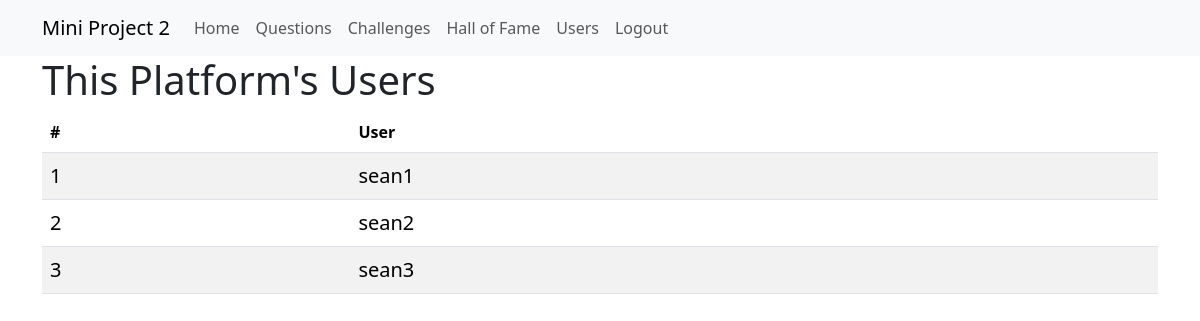
Screenshot of /users (signed in) with the database file from the repository.
### app/models.py (models this page shows, shortened)
class User(UserMixin, db.Model):
	__tablename__ = 'user'
	id = db.Column(db.Integer, primary_key=True)
	username = db.Column(db.String(64), index=True, unique=True)
	password_hash = db.Column(db.String(128))
	questions = db.relationship('Question', backref='from_user',
								lazy='dynamic')
	challenges = db.relationship('Challenge', secondary=association_table,
								backref=db.backref('to_user'),
								lazy='dynamic')
	records = db.relationship('TimeRecord',
								backref=db.backref('user_challenge'),
								lazy='dynamic')

### app/routes.py (the view)
@application.route('/users')
@login_required
def users():
	users = User.query.all()
	mergesort(users, lambda item: item.username)
	usernames = [u.username for u in users]
	return render_template('users.html', title='Users',
							users=usernames)

### app/models.py (called while the page is built)
@login.user_loader
def load_user(id):
	return User.query.get(int(id))

### app/serverlibrary.py (called while the page is built)
def mergesort(array, byfunc=None):
  if len(array) > 1:
    mid = len(array)//2
    left = array[:mid]
    right = array[mid:]
    mergesort(left, byfunc)
    mergesort(right, byfunc)
    i = j = k = 0
    while (i < len(left)) and (j < len(right)):
      if byfunc(left[i]) <= byfunc(right[j]):
        array[k] = left[i]
        i += 1
      else:
        array[k] = right[j]
        j += 1
      k += 1
    while (i < len(left)):
      array[k] = left[i]
      i += 1
      k += 1
    while (j < len(right)):
      array[k] = right[j]
      j += 1
      k += 1
    return array

### app/templates/users.html
{% extends "base.html" %}
{% block app_content %}
<h1>This Platform's Users</h1>
<table class="table table-striped" >
  <thead>
    <tr>
      <th scope="col">#</th>
      <th scope="col">User</th>
    </tr>
  </thead>
  <tbody>
  {% for idx in range(users|length) %}
  	<tr>
      <th scope="row" class="lead">{{ idx+1 }}</th>
      <td class="lead">
      	{{users[idx]}}
      </td>
    </tr>
  {% endfor %}
  </tbody>
</table>
{% endblock %}

### rows the page displays
User: username "sean1"
User: username "sean2"
User: username "sean3"

### other values shown
{{ idx+1 }} "1" "2" "3"
